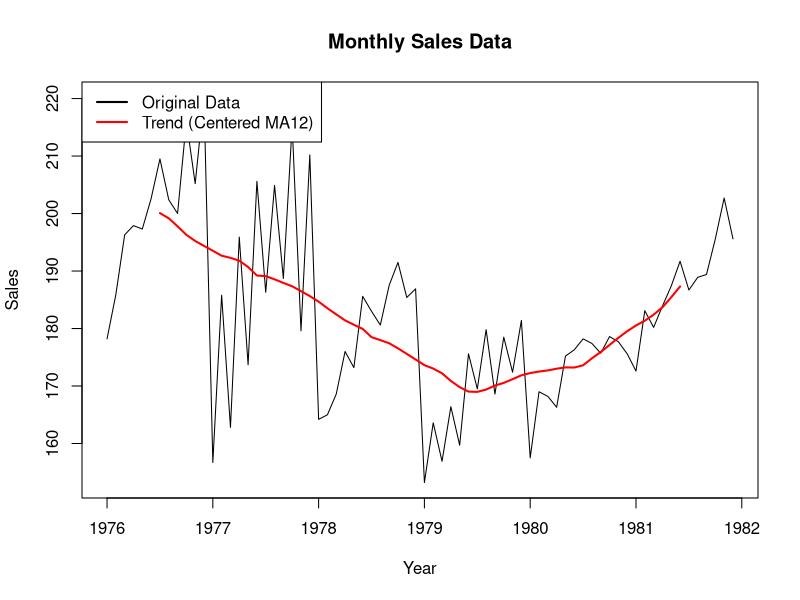

Here is the R script that generated this plot:
# 1. Input the data
years <- c(1976, 1977, 1978, 1979, 1980, 1981)

d <- matrix(c(178.2, 156.7, 164.2, 153.2, 157.5, 172.6, 185.9, 185.8, 165.0, 163.6,
              169.0, 183.1, 196.3, 162.8, 168.6, 156.9, 168.2, 180.2, 197.9, 195.9,
              176.0, 166.4, 166.3, 183.9, 197.3, 173.7, 173.2, 159.7, 175.2, 187.4, 
              202.6, 205.6, 185.6, 175.6, 176.3, 191.7, 209.5, 186.3, 183.0, 169.5, 
              178.2, 186.7, 202.4, 204.9, 180.6, 179.8, 177.4, 188.9, 200.0, 188.7, 
              187.5, 168.6, 175.7, 189.4, 216.1, 215.4, 191.5, 178.5, 178.6, 195.6, 
              205.2, 179.6, 185.4, 172.4, 177.7, 202.7, 220.2, 210.2, 186.9, 181.4, 
              175.6, 195.6), nrow = 12, byrow = TRUE)

# 2. Flatten the matrix into a single chronological vector
# The matrix has 12 rows (months) and 6 columns (years).
# as.vector() reads the matrix column by column, which perfectly 
# orders the data chronologically from Jan 1976 to Dec 1981.
sales_vector <- as.vector(d)

# 3. Create a Time Series object
# frequency = 12 indicates monthly data
# start = c(1976, 1) indicates the series starts in January 1976
sales_ts <- ts(sales_vector, start = c(1976, 1), frequency = 12)

# 4. Calculate the Centered Moving Average of Order 12 (Trend)
# For a 12-month MA, we use a filter of 1/12 for the middle 12 terms, 
# and 1/24 for the endpoints to center the average.
ma12_trend <- stats::filter(sales_ts, c(0.5, rep(1, 11), 0.5)/12, sides = 2)

# 5. Calculate the Ratio to Moving Average (Seasonal Irregular component)
ratio_to_ma <- sales_ts / ma12_trend

# 6. Calculate Seasonal Indices
# Average the ratio_to_ma for each month (Jan, Feb, ... Dec)
seasonal_indices <- tapply(ratio_to_ma, cycle(sales_ts), mean, na.rm = TRUE)

# 7. Calculate Deseasonalized Data
deseasonalized <- sales_ts / rep(seasonal_indices, length.out = length(sales_ts))

# 8. Output the results
cat("--- Seasonal Indices (By Month) ---\n")
print(round(seasonal_indices, 4))

cat("\n--- Deseasonalized Data (First 24 months) ---\n")
df_results <- data.frame(
  Year = floor(time(sales_ts)),
  Month = cycle(sales_ts),
  Original = as.numeric(sales_ts),
  Trend_MA12 = as.numeric(ma12_trend),
  Deseasonalized = as.numeric(deseasonalized)
)
print(head(df_results, 24))

# Optional: Plot the original data and the trend
plot(sales_ts, main = "Monthly Sales Data", ylab = "Sales", xlab = "Year")
lines(ma12_trend, col = "red", lwd = 2)
legend("topleft", legend = c("Original Data", "Trend (Centered MA12)"), 
       col = c("black", "red"), lty = 1, lwd = 2)
